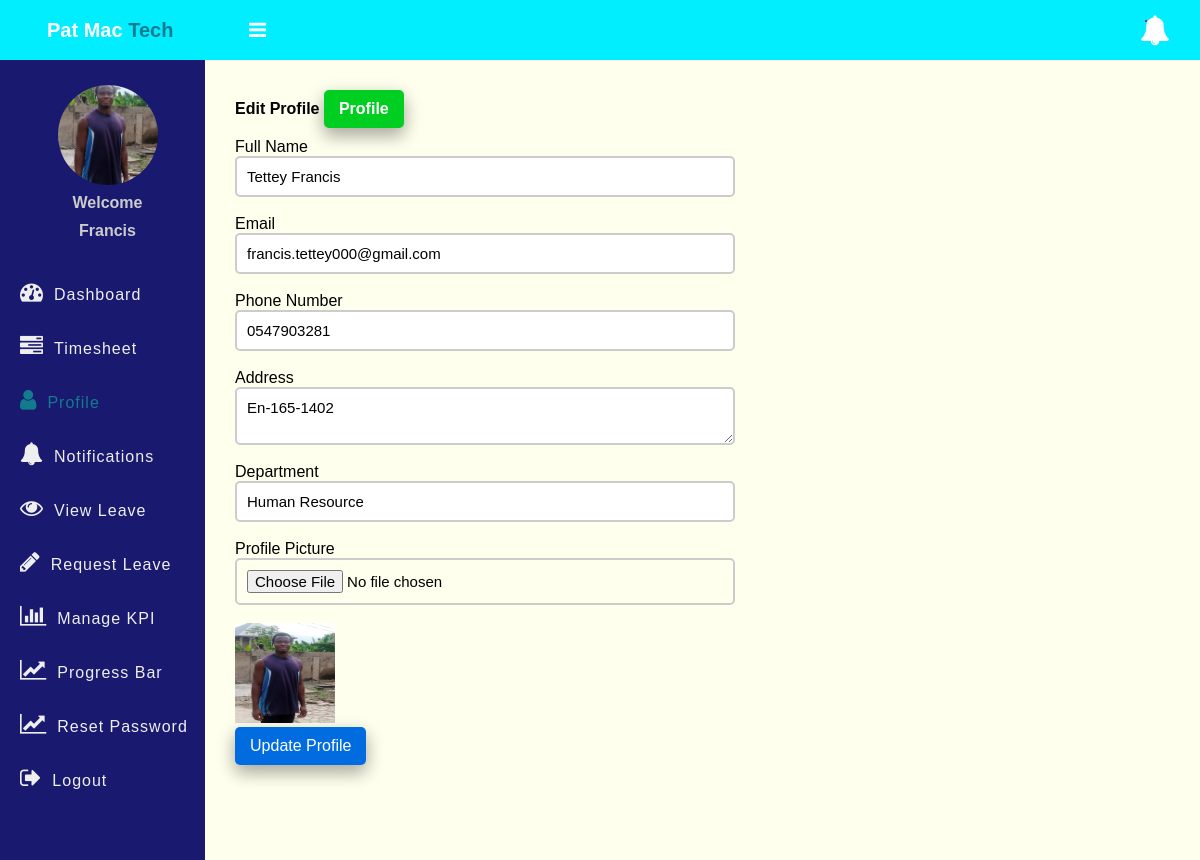
Screenshot of /Resources/edit_profile.php (signed in) with the database file from the repository.
### tables this page shows
CREATE TABLE `users` (
  `id` int(11) NOT NULL,
  `full_name` varchar(50) NOT NULL DEFAULT 'Admin',
  `username` varchar(50) NOT NULL,
  `email` varchar(100) NOT NULL,
  `profile_image` varchar(255) DEFAULT NULL,
  `password` varchar(255) NOT NULL,
  `role` enum('admin','employee','evaluator') NOT NULL,
  `salary` decimal(10,2) NOT NULL,
  `department` varchar(50) NOT NULL,
  `created_at` timestamp NOT NULL DEFAULT current_timestamp(),
  `dob` date NOT NULL,
  `gender` enum('male','female','other') NOT NULL,
  `marital_status` enum('single','married','divorced','widowed') NOT NULL,
  `nationality` varchar(100) NOT NULL,
  `phone_number` varchar(20) NOT NULL,
  `address` text NOT NULL,
  `emergency_contact` text NOT NULL,
  `work_location` varchar(100) NOT NULL,
  `employment_type` enum('full-time','part-time','contractual','intern') NOT NULL,
  `account_number` varchar(50) NOT NULL,
  `bank_name` varchar(100) NOT NULL,
  `ifsc_code` varchar(50) NOT NULL,
  `tin` varchar(50) NOT NULL,
  `insurance_number` varchar(50) NOT NULL,
  `is_suspended` tinyint(1) NOT NULL DEFAULT 0
);

### app/Model/User.php (called while the page is built, shortened)
<?php
function get_user_by_id($conn, $id) {
    $sql = "SELECT id, full_name, username, email, salary, department, role,
                   COALESCE(profile_image, 'img/user.png') AS profile_image,
                   dob, gender, marital_status, nationality, phone_number,
                   address, emergency_contact, work_location, employment_type,
                   account_number, bank_name, ifsc_code, tin, insurance_number
            FROM users
            WHERE id = ?";
    $stmt = $conn->prepare($sql);
    $stmt->execute([$id]);
    if ($stmt->rowCount() > 0) {
        return $stmt->fetch(PDO::FETCH_ASSOC);
    } else {
        return null;
    }
}
?>

### Resources/edit_profile.php (the view, shortened to what this page needs)
<?php
if (isset($_SESSION['role']) && isset($_SESSION['id']) && $_SESSION['role'] == "employee") {
    include "../app/Model/User.php";
    $user = get_user_by_id($conn, $_SESSION['id']);
?>
<!DOCTYPE html>
<html>
<head>
    <link rel="stylesheet" href="https://stackpath.bootstrapcdn.com/font-awesome/4.7.0/css/font-awesome.min.css">
    <link rel="stylesheet" href="../css/style.css">
</head>
<body>
    <?php include "../inc/header.php"; ?>
    <div class="body">
        <?php include "../inc/nav.php"; ?>
        <section class="section-1">
            <h4 class="title">Edit Profile <a href="profile.php">Profile</a></h4>
            <form class="form-1" method="POST" action="../app/update-profile.php" enctype="multipart/form-data">
                <div class="input-holder">
                    <label>Full Name</label>
                    <input type="text" name="full_name" class="input-1" placeholder="Full Name" value="<?= htmlspecialchars($user['full_name']); ?>"><br>
                </div>
                <div class="input-holder">
                    <label>Email</label>
                    <input type="email" name="email" class="input-1" placeholder="Email" value="<?= htmlspecialchars($user['email']); ?>"><br>
                </div>
                <div class="input-holder">
                    <label>Phone Number</label>
                    <input type="text" name="phone_number" class="input-1" placeholder="Phone Number" value="<?= htmlspecialchars($user['phone_number'] ?? ''); ?>"><br>
                </div>
                <div class="input-holder">
                    <label>Address</label>
                    <textarea name="address" class="input-1" placeholder="Address"><?= htmlspecialchars($user['address'] ?? ''); ?></textarea><br>
                </div>
                <div class="input-holder">
                    <label>Department</label>
                    <input type="text" name="department" class="input-1" placeholder="Department" value="<?= htmlspecialchars($user['department'] ?? ''); ?>"><br>
                </div>
                <div class="input-holder">
                    <label>Profile Picture</label>
                    <input type="file" name="profile_image" class="input-1"><br>
                    <img src="<?= htmlspecialchars($user['profile_image']); ?>" alt="Current Profile Picture" style="width: 100px; height: 100px;">
                </div>
                <button class="edit-btn">Update Profile</button>
            </form>
        </section>
    </div>
</body>
</html>
<?php
} else {
    $em = "Unauthorized access. Please login.";
    header("Location: login.php?error=" . urlencode($em));
    exit();
}
?>

### css/style.css (style rules this page uses)
* { padding: 0; margin: 0; box-sizing: border-box; font-family: arial, sans-serif; }
body { background-image: url("") ; background-position: center; background-repeat: no-repeat; background-size: cover; }
.body { display: flex; background: url("../img/patmac.jpg") no-repeat center center/cover; }
.section-1 { padding: 30px; }
.section-1 .title { margin-bottom: 10px; }
.section-1 .title a { text-decoration: none; display: inline-block; padding-left: 10px; border: none; background: #00CF22; padding: 10px 15px; color: #fff; font-size: 16px; border-radius: 5px; cursor: pointer; outline: none; transition: background 1s; box-shadow: 0 8px 16px 0 rgba(0,0,0,0.2), 0 6px 20px 0 rgba(0,0,0,0.19); }
.section-1 { width: 100%; background: #ffe; }
.edit-btn { text-decoration: none; display: inline-block; padding-left: 10px; border: none; background: #006CE0; padding: 10px 15px; color: #fff; font-size: 16px; border-radius: 5px; cursor: pointer; outline: none; transition: background 1s; box-shadow: 0 8px 16px 0 rgba(0,0,0,0.2), 0 6px 20px 0 rgba(0,0,0,0.19); }
.form-1 { width: 90%; max-width: 500px; }
.input-1 { border: 2px solid #ccc; width: 100%; padding: 10px; font-size: 15px; outline: none; border-radius: 5px; display: block; }

### rows the page displays
users: full_name "Tettey Francis", email "francis.tettey000@gmail.com", phone_number "0547903281", address "En-165-1402", department "Human Resource"

### other values shown
$_SESSION['username'] "Francis"
